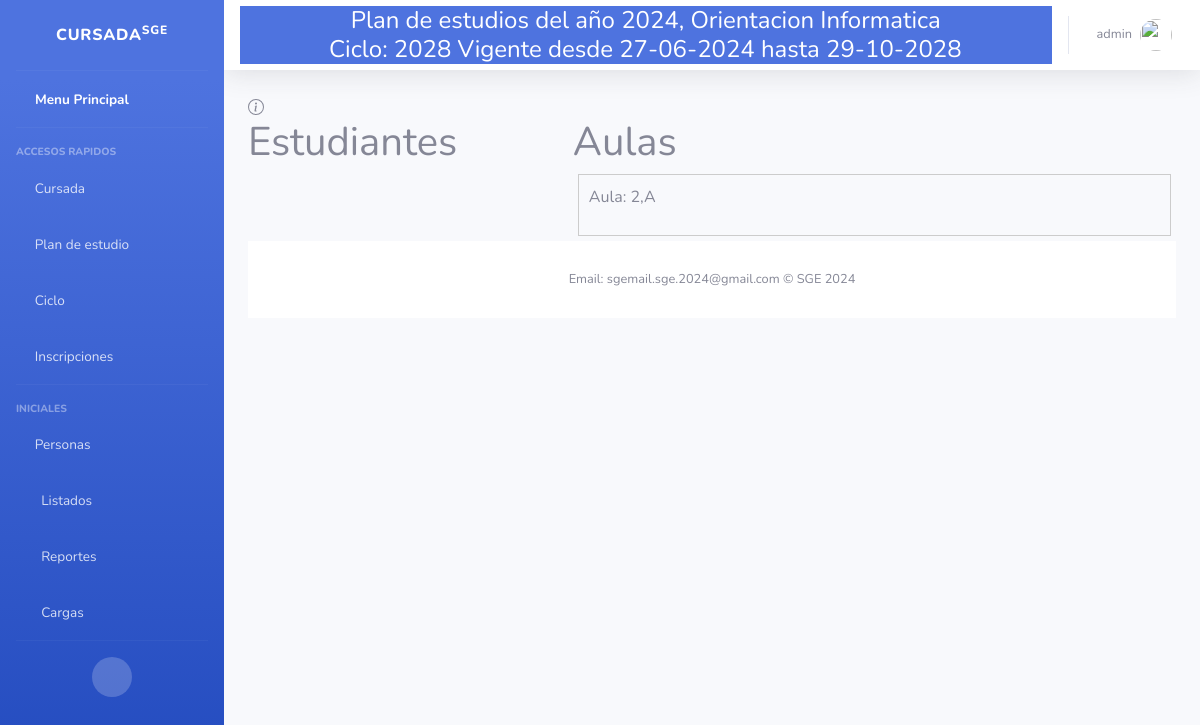
The app's page /Clases/asignar_alumno_a_aula/2/ (signed in), older data.
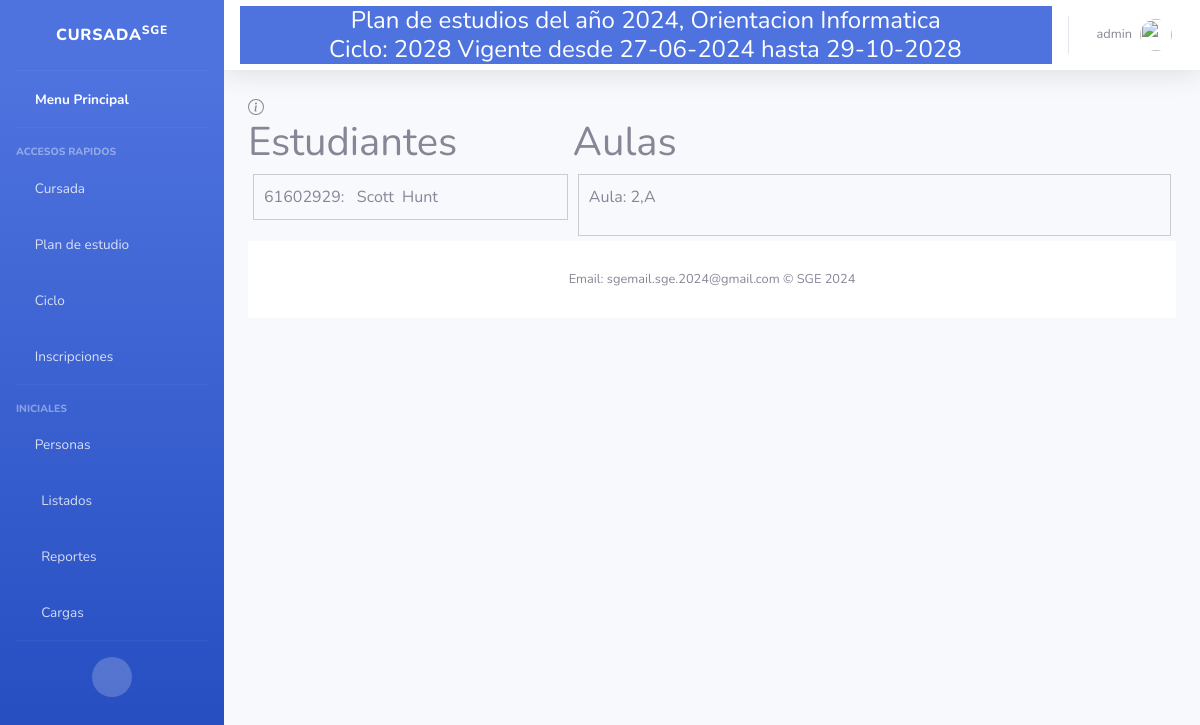
The same page, newer data.
### Core/models.py (models this page shows, shortened)
class Aula(models.Model):
    estudiantes = models.ManyToManyField(
        'Estudiante',
        blank=True,
        related_name="estudiantes",
    )
    division = models.ForeignKey(
        'Division',
        unique=False,
        null=False,  # Asegura que cada aula tenga una división asociada
        blank=False,
        on_delete=models.CASCADE,
        related_name="aulas"  # Hace que el acceso a las aulas asociadas con una división sea más claro
    )
    class Meta:
        db_table = 'Aula'

class Division(models.Model):
    PRIMERA = '1ra'
    SEGUNDA = '2da'
    TERCERA = '3ra'
    CUARTA = '4ta'
    QUINTA = '5ta'
    CHOICES_DIV = (
        (PRIMERA, 'Primera'),
        (SEGUNDA, 'Segunda'),
        (TERCERA, 'Tercera'),
        (CUARTA, 'Cuarta'),
        (QUINTA, 'Quinta'))
    ciclo = models.ForeignKey(Ciclo, on_delete=models.CASCADE, related_name="divisiones")
    codigo = models.CharField(max_length=50, choices=CHOICES_DIV, default=PRIMERA)
    descripcion = models.CharField(max_length=50)
    anio = models.ForeignKey(AnioPlan, on_delete=models.CASCADE)
    alumnos = models.ManyToManyField(Estudiante)
    def __str__(self):
        return "{0},{1}".format(self.anio.codigo, self.codigo)

class AnioPlan(models.Model):
    MAXCODIGO= 50
    CANTMAXPORANIO= 50
    MAXDESCRIPCION = 50
    codigo = models.CharField(
        help_text="Ej: ",
        max_length= MAXCODIGO,
        null=False,
        blank=False,
        error_messages={
            'blank': "El codigo es obligatorio"
        })
    descripcion = models.CharField(help_text="nivel",
        unique=False,
        max_length= MAXDESCRIPCION,
        null=False,
        blank=False,
        primary_key=False,
        )
    plan = models.ForeignKey(PlanDeEstudios, models.CASCADE, related_name="anios")
    inscripciones = models.ManyToManyField(Estudiante)
    class Meta:
        unique_together = [['codigo', 'plan']]

class Inscripcion(models.Model):
    estudiante = models.ForeignKey(
        Estudiante,
        null=True,
        help_text="Ej: Juan Perez",
        on_delete=models.CASCADE,
    )
    ciclo = models.ForeignKey(
        Ciclo,
        null=True,
        on_delete=models.CASCADE,
        help_text="Ej: Actual",
    )
    anio = models.ForeignKey(
        AnioPlan,
        on_delete=models.CASCADE,
        help_text="Ej: 1,año",
    )
    fecha = models.DateTimeField(default=now,help_text="Ej: 16/02/2024",)
    class Meta:
        unique_together = ['estudiante', 'ciclo', 'anio']

class Persona(models.Model):
    MAXNOMBRE = 50
    MAXAPELLIDO = 50
    REGEX_NOMBRE = '^[0-9a-zA-Z-_ .]{3,100}$'
    REGEX_NUMERO = '^[0-9]{1,12}$'
    MAXDNI =11
    MAXDIRECCION = 100
    MAXTELEFONO = 10
    nombre = models.CharField(
        help_text="Ej: Juan",
        max_length = MAXNOMBRE,
        unique= False,
        null= False,
        blank= False,
        validators= [RegexValidator(regex=REGEX_NOMBRE)],
        error_messages= {
            'max_length': "El nombre puede tener a lo sumo {} caracteres".format(MAXNOMBRE),
            'blank': "El nombre es obligatorio"
        }
    )
    apellido = models.CharField(
        help_text="Ej: Perez",
        max_length=MAXAPELLIDO,
        unique=False,
        null=False,
        blank=False,
        validators=[RegexValidator(regex=REGEX_NOMBRE)],
        error_messages={
            'max_length': "El apellido puede tener a lo sumo {} caracteres".format(MAXNOMBRE),
            'blank': "El apéllido es obligatorio"
        }
    )
    dni= models.CharField(
        help_text="Ej: 12345678",
        max_length = MAXDNI,
        unique= True,
        null= False,
        blank= False,
        error_messages= {
            'max_length': "El dni puede tener a lo sumo {} caracteres".format(MAXDNI),
            'unique': "El dni ingresado ya existe",
            'blank': "El dni es obligatorio"
        }
    )
    localidad=models.ForeignKey(
        Localidad,
        null=False,
        blank=False,
        on_delete=models.CASCADE,
        help_text="Ej: Trelew",
        error_messages={
        }
    )
    direccion=models.CharField(
        help_text="Ej: Calle falsa 123",
        max_length = MAXDIRECCION,
        unique= False,
        null= False,
        blank= False,
        error_messages= {
            'blank': "La direccion es obligatoria"
        }
    )
    email = models.EmailField(
        help_text="Ej: asd@asd.com",
        unique=True,
        null=True,
        blank=True,
        primary_key=False,
        error_messages={
            'unique': "El email no esta disponible",
        }
    )
    telefono= models.CharField(
        help_text="Ej: 0123456789 ",
        max_length=MAXTELEFONO,
        unique=False,
        null=True,
        blank=True,
        primary_key=False,
        validators=[RegexValidator(regex=REGEX_NUMERO)],
        error_messages={
            'max_length': "El telefono puede tener a lo sumo {} caracteres".format(MAXTELEFONO),
        }
    )

### Clases/views.py (the view)
# urls.py: re_path(r'^asignar_alumno_a_aula/(?P<idAnio>\d+)/$', views.asignar_alumno_a_aula, name= 'asignar_alumno_a_aula'),
@login_required
def asignar_alumno_a_aula(request, idAnio):
    if not request.user.is_staff:
        return HttpResponseForbidden('Acceso denegado.')
    print("asignar alumno", idAnio)
    ciclo = Ciclo.objects.get(esActual = 'True')
    ciclo=request.ciclo
    divisiones = Division.objects.filter(anio_id=idAnio,ciclo=ciclo)
    estudiantes_inscritos = Inscripcion.objects.filter(anio=idAnio,ciclo = ciclo)
    print("estudiuantes inscriptos",estudiantes_inscritos)
    aulas = Aula.objects.filter(division__in=divisiones)
    print("Estoy en aulaaass",aulas[0].estudiantes.all())
    estudiantes_aula = {}  # Cambiaremos a un diccionario para asociar estudiantes con aulas
    for aula in aulas:
        estudiantes_aula[aula.id] = aula.estudiantes.all()
        print(aula.estudiantes.all())
    estudiantes_no_en_aula = []
    ids_estudiantes_aula = [estudiante.id for aula_estudiantes in estudiantes_aula.values() for estudiante in aula_estudiantes]
    print("Estudiates e aulas",ids_estudiantes_aula)
    print((ids_estudiantes_aula))
    for estudiante in estudiantes_inscritos:
        print("id estudiante*****",estudiante.estudiante.id,ids_estudiantes_aula)
        if estudiante.estudiante.id not in ids_estudiantes_aula:
            estudiantes_no_en_aula.append(estudiante)
    print("no en aula", estudiantes_no_en_aula)
    return render(request, 'Division/asignar_alumnno_aula.html', {'aulas': aulas,
                                                                'estudiantes': estudiantes_no_en_aula,
                                                                'estudiantes_aula': estudiantes_aula,
                                                                'estudiantes_no_en_aula': estudiantes_no_en_aula})

### Core/models.py (called while the page is built)
    def __str__(self):
        return "Plan de estudios del año {0}, Orientacion {1}".format(self.anio, self.orientacion)

    def __str__(self):
        return "{0} Vigente desde {1} hasta {2}".format(self.anioCalendario,self.fechaInicio.strftime("%d-%m-%Y"), self.fechaFin.strftime("%d-%m-%Y"))

### Clases/templates/Division/asignar_alumnno_aula.html (shortened to what this page needs)
{% extends 'index.html' %}
{% block content %}
{% load static %}
<head>
</head>
<a data-bs-toggle="modal" data-bs-target="#exampleModal" data-bs-slide-to="0">
    </a>
<cuerpo>
    <div id="estudiantes-container">
        <h1>Estudiantes</h1>
        <ul id="estudiantes-list">
            {% for estudiante in estudiantes %}
                <li class="estudiante" draggable="true" ondragstart="handleDragStart(event,
                '{{ estudiante.estudiante.dni }}',
                '{{ estudiante.estudiante.id }}',
                '{{ estudiante.estudiante.nombre }}',
                '{{ estudiante.estudiante.apellido }}')"
                data-id="{{ estudiante.estudiante.id }}"
                data-dni="{{ estudiante.estudiante.dni }}"
                data-nombre="{{ estudiante.estudiante.nombre }}"
                data-apellido="{{ estudiante.estudiante.apellido }}">
                {{ estudiante.estudiante.dni  }}: &nbsp {{ estudiante.estudiante.nombre  }}&nbsp {{estudiante.estudiante.apellido}}</li>
            {% endfor %}
        </ul>
    </div>
    <div id="aulas-container">
        <h1>Aulas</h1>
        {% for aula in aulas %}
        <div id="aulas-list">
            <li class="aula" ondrop="drop(event)" ondragover="allowDrop(event)" data-id="{{ aula.id }}">
                Aula: {{ aula.division }}
            </li>
        </div>
        {% endfor %}
    </div>
</cuerpo>
</html>
{% endblock content %}

Row changes from the older to the newer data that the page shows:
added Inscripcion: estudiante.dni "61602929", estudiante.nombre "Scott", estudiante.apellido "Hunt"
